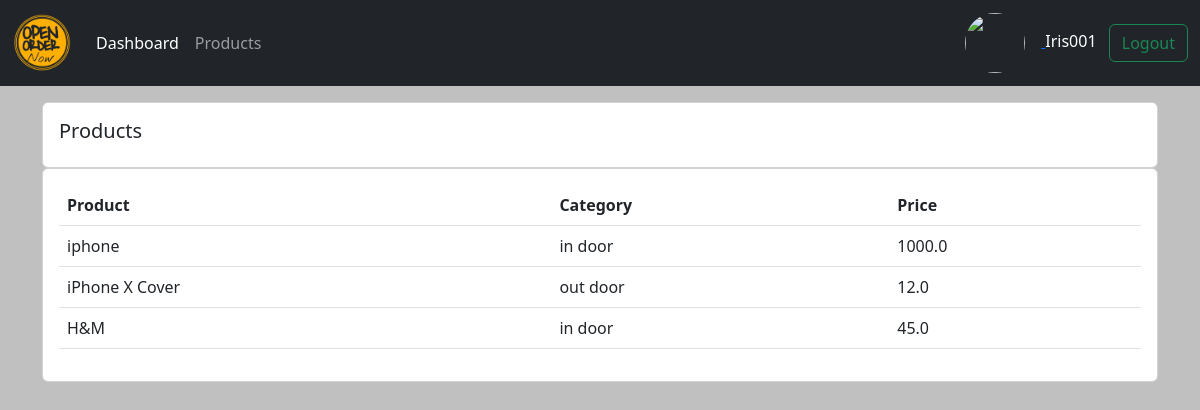
The app's page /products/ (signed in) with its own data.
### accounts/models.py (models this page shows)
class Product(models.Model):
    Category = [
        ('in door',"In Door"),
        ('out door',"Out Door")
    ]
    name = models.CharField(max_length=200,null=True)
    price = models.FloatField(null=True)
    category = models.CharField(max_length=200, null=True, choices=Category)
    description = models.CharField(max_length=200, null=True, blank=True)
    created_at = models.DateTimeField(auto_now_add=True)
    tags = models.ManyToManyField(Tag)
    def __str__(self) -> str:
        return self.name

### accounts/views.py (the view)
# urls.py: path('products/',views.products, name="products"),
@login_required(login_url="/login")
def products(request):
    product = Product.objects.all()
    return render(request, "accounts/products.html", {
        'products': product
    })

### accounts/templates/accounts/products.html
{% extends 'accounts/master.html' %}
{% block content %}
<div class="row">
    <div class="col-md">
        <div class="card card-body">
            <h5>Products</h5>
        </div>
        <div class="card card-body">
            <table class="table">
                <tr>
                    <th>Product</th>
                    <th>Category</th>
                    <th>Price</th>
                </tr>
                {% for product in products %}
                    <tr>
                        <td>{{ product }}</td>
                        <td>{{ product.category }}</td>
                        <td>{{ product.price }}</td>
                    </tr>
                {% endfor %}
            </table>
        </div>
    </div>
</div>
{% endblock content %}

### accounts/templates/accounts/components/navbar.html (shortened to what this page needs)
<nav class="navbar navbar-expand-lg navbar-dark bg-dark" >
    <div class="container-fluid">
      <a class="navbar-brand" href="#"><img src="../../static/logo/picwish.png"  width="60px" height="60px"></a>
      <div class="collapse navbar-collapse" id="navbarNav">
        {% if request.user.is_authenticated %}
        <ul class="navbar-nav">
          <li class="nav-item">
            <a class="nav-link active" aria-current="page" href=" {% url 'dashboard' %}">Dashboard</a>
          </li>
          <li class="nav-item">
            <a href="{% url 'products' %}" class="nav-link"  >Products</a>
          </li>
        </ul>
        {% endif %}
      </div>
      {% if request.user.is_authenticated %}
      <div class="text-white">
        <a href="{% url 'customer_profile_setting' %}" >
          <img src="/{{request.user.customer.profile}}" width="60px" height="60px" style="border-radius:50%" class="me-3" >
        </a>
      <span class="me-2 ">{{request.user.username}}</span>
        <a href="{% url 'logout' %}" class="btn btn-outline-success" >Logout</a>
      </div>
      {% else %}
        <div class="text-white">
          <a  href="{% url 'register' %}" class="btn btn-outline-success me-3">Register</a>
          <a href="{% url 'login' %}" class="btn btn-outline-success" >Login</a>
        </div>
      {% endif %}
    </div>
  </nav>

### accounts/static/accounts/css/style.css (style rules this page uses)
body { background-color: silver; }

### records on screen
Product: name "iphone", category "in door", price "1000.0"
Product: name "iPhone X Cover", category "out door", price "12.0"
Product: name "H&M", category "in door", price "45.0"

### other values on screen
{{ request.user.username }} "Iris001"
